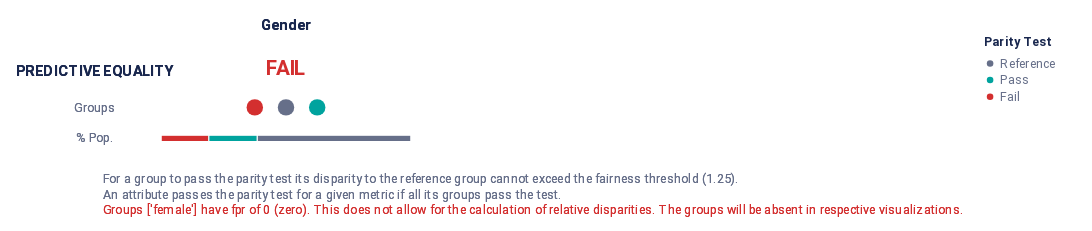

The cell this chart's notebook holds for it:
### Markdown cell above
Here is an example of how to audit a model using "FPR" (predictive equality) as a measure of bias.

Some metrics available:
* False Positive Rate (fpr) -- predictive equality
* False Discovery Rate (fdr),
* False Omission Rate (for),
* False Negative Rate (fnr),
* Demographic parity (pprev),
* Equal opportunity (tpr)

### Code cell
metrics = ["fpr"] # specify metrics

disparity_tolerance = 1.25 # specify tolerance thresholds (at most 25% disparity)
audit.summary_plot(metrics=metrics, fairness_threshold=disparity_tolerance) # plot metrics with specified thresholds

### Figure 1 — Vega-Lite specification as saved in the notebook (floating-point values rounded to 4 significant figures)
{"config": {"view": {"continuousWidth": 300, "continuousHeight": 300, "strokeWidth": 0}, "legend": {"labelColor": "rgb(102, 111, 137)", "labelFont": "Roboto, Arial, sans-serif", "labelFontSize": 12, "rowPadding": 4, "symbolSize": 40, "titleBaseline": "top", "titleColor": "rgb(25, 39, 78)", "titleFont": "Roboto, Arial, sans-serif", "titleFontSize": 12, "titleFontWeight": "bold", "titlePadding": 8}}, "vconcat": [{"hconcat": [{"vconcat": [{"mark": {"type": "text", "align": "center", "baseline": "middle", "color": "rgb(25, 39, 78)", "font": "Roboto, Arial, sans-serif", "fontWeight": "bold", "size": 14}, "encoding": {"text": {"value": ""}}, "height": 19.5, "width": 32.0}, {"layer": [{"mark": {"type": "text", "align": "center", "baseline": "middle", "color": "rgb(25, 39, 78)", "font": "Roboto, Arial, sans-serif", "fontWeight": "bold", "size": 14}, "encoding": {"text": {"value": "PREDICTIVE EQUALITY"}, "y": {"axis": {"domain": false, "grid": false, "labels": false, "ticks": false, "title": null}, "field": "y_position", "scale": {"domain": [3, 1]}, "type": "quantitative"}}, "transform": [{"calculate": "1.2", "as": "y_position"}]}, {"mark": {"type": "text", "align": "center", "baseline": "middle", "color": "rgb(102, 111, 137)", "font": "Roboto, Arial, sans-serif", "size": 12}, "encoding": {"text": {"value": "Groups"}, "y": {"axis": {"domain": false, "grid": false, "labels": false, "ticks": false, "title": null}, "field": "y_position", "scale": {"domain": [3, 1]}, "type": "quantitative"}}, "transform": [{"calculate": "2", "as": "y_position"}]}, {"mark": {"type": "text", "align": "center", "baseline": "middle", "color": "rgb(102, 111, 137)", "font": "Roboto, Arial, sans-serif", "size": 12}, "encoding": {"text": {"value": "% Pop."}, "y": {"axis": {"domain": false, "grid": false, "labels": false, "ticks": false, "title": null}, "field": "y_position", "scale": {"domain": [3, 1]}, "type": "quantitative"}}, "transform": [{"calculate": "2.7", "as": "y_position"}]}], "height": 84.5, "width": 32.0}], "bounds": "flush", "data": {"name": "data-de84bc8c822dac0bd3b12b0342548471"}, "spacing": 26.0}, {"hconcat": [{"vconcat": [{"data": {"name": "data-de84bc8c822dac0bd3b12b0342548471"}, "mark": {"type": "text", "align": "center", "baseline": "middle", "color": "rgb(25, 39, 78)", "font": "Roboto, Arial, sans-serif", "fontWeight": "bold", "size": 14}, "encoding": {"text": {"value": "Gender"}}, "height": 19.5, "width": 240.0}, {"layer": [{"data": {"name": "data-78651e6cada553b412db642131edf322"}, "mark": {"type": "text", "align": "center", "baseline": "middle", "font": "Roboto, Arial, sans-serif", "fontWeight": "bold", "size": 20}, "encoding": {"color": {"field": "parity_result", "legend": {"offset": 0, "padding": 20, "title": "Parity Test"}, "scale": {"domain": ["Reference", "Pass", "Fail"], "range": ["rgb(102, 111, 137)", "rgb(0, 163, 158)", "rgb(211, 47, 47)"]}, "type": "ordinal"}, "text": {"value": "FAIL"}, "y": {"axis": {"domain": false, "grid": false, "labels": false, "ticks": false, "title": null}, "field": "y_position", "scale": {"domain": [3, 1]}, "type": "quantitative"}}, "transform": [{"calculate": "1", "as": "y_position"}]}, {"data": {"name": "data-6a39e98ac9086fc7032760df14f67d76"}, "mark": {"type": "bar", "size": 6, "stroke": "white"}, "encoding": {"color": {"field": "fpr_parity_result", "legend": null, "scale": {"domain": ["Reference", "Pass", "Fail"], "range": ["rgb(102, 111, 137)", "rgb(0, 163, 158)", "rgb(211, 47, 47)"]}, "type": "ordinal"}, "tooltip": [{"field": "fpr_parity_result", "title": "Parity", "type": "nominal"}, {"field": "tooltip_group_size", "title": "Size", "type": "nominal"}, {"field": "tooltip_groups_name_size", "title": "Groups", "type": "nominal"}], "x": {"aggregate": "sum", "axis": {"domain": false, "grid": false, "labels": false, "ticks": false, "title": null}, "field": "group_size", "stack": "normalize", "type": "quantitative"}, "y": {"axis": {"domain": false, "grid": false, "labels": false, "ticks": false, "title": null}, "field": "y_position", "scale": {"domain": [3, 1]}, "type": "quantitative"}}, "transform": [{"calculate": "2.8", "as": "y_position"}]}, {"data": {"name": "data-818e3302523a4c11f0238a64f63d7c8a"}, "mark": {"type": "circle", "opacity": 1}, "encoding": {"color": {"field": "fpr_parity_result", "legend": null, "scale": {"domain": ["Reference", "Pass", "Fail"], "range": ["rgb(102, 111, 137)", "rgb(0, 163, 158)", "rgb(211, 47, 47)"]}, "type": "ordinal"}, "size": {"value": 250}, "tooltip": [{"field": "attribute_value", "title": "Group", "type": "nominal"}, {"field": "tooltip_group_size", "title": "Group Size", "type": "nominal"}, {"field": "tooltip_parity_test_explanation_fpr", "title": "Parity Test", "type": "nominal"}, {"field": "tooltip_disparity_explanation_fpr", "title": "Disparity", "type": "nominal"}, {"field": "fpr", "format": ".2f", "title": "FPR", "type": "quantitative"}], "x": {"axis": {"domain": false, "grid": false, "labels": false, "ticks": false, "title": null}, "field": "fpr_disparity_rank", "scale": {"domain": [-4, 4], "nice": false}, "type": "quantitative"}, "y": {"axis": {"domain": false, "grid": false, "labels": false, "ticks": false, "title": null}, "field": "y_position", "scale": {"domain": [3, 1]}, "type": "quantitative"}}, "transform": [{"calculate": "2", "as": "y_position"}]}], "height": 84.5, "resolve": {"scale": {"x": "independent"}}, "width": 240.0}], "bounds": "flush", "spacing": 26.0}], "bounds": "flush", "spacing": 288.0}], "bounds": "flush", "spacing": 80.0}, {"layer": [{"mark": {"type": "text", "align": "left", "baseline": "top", "fill": "rgb(211, 47, 47)", "font": "Roboto, Arial, sans-serif", "fontSize": 12, "fontWeight": "normal"}, "encoding": {"text": {"value": "Groups ['female'] have fpr of 0 (zero). This does not allow for the calculation of relative disparities. The groups will be absent in respective visualizations."}, "x": {"value": 24.0}, "y": {"value": 30.0}}}, {"mark": {"type": "text", "align": "left", "baseline": "top", "fill": "rgb(102, 111, 137)", "font": "Roboto, Arial, sans-serif", "fontSize": 12, "fontWeight": "normal"}, "encoding": {"text": {"value": "For a group to pass the parity test its disparity to the reference group cannot exceed the fairness threshold (1.25)."}, "x": {"value": 24.0}, "y": {"value": 0}}}, {"mark": {"type": "text", "align": "left", "baseline": "top", "fill": "rgb(102, 111, 137)", "font": "Roboto, Arial, sans-serif", "fontSize": 12, "fontWeight": "normal"}, "encoding": {"text": {"value": "An attribute passes the parity test for a given metric if all its groups pass the test."}, "x": {"value": 24.0}, "y": {"value": 15.0}}}], "data": {"name": "data-de84bc8c822dac0bd3b12b0342548471"}}], "padding": 15, "usermeta": {"embedOptions": {"scaleFactor": 5, "downloadFileName": "summary_chart"}}, "$schema": "https://vega.github.io/schema/vega-lite/v5.20.1.json", "datasets": {"data-de84bc8c822dac0bd3b12b0342548471": [{"a": 1, "b": 0}, {"a": 1, "b": 0}], "data-78651e6cada553b412db642131edf322": [{"parity_result": "Fail"}], "data-6a39e98ac9086fc7032760df14f67d76": [{"fpr_parity_result": "Fail", "attribute_name": "gender", "total_entities": 1000, "group_size": 191, "tooltip_groups_name_size": "female (21), queer (170)", "tooltip_group_size": "191 (19.10%)"}, {"fpr_parity_result": "Pass", "attribute_name": "gender", "total_entities": 1000, "group_size": 194, "tooltip_groups_name_size": "male (194)", "tooltip_group_size": "194 (19.40%)"}, {"fpr_parity_result": "Reference", "attribute_name": "gender", "total_entities": 1000, "group_size": 615, "tooltip_groups_name_size": "other (615)", "tooltip_group_size": "615 (61.50%)"}], "data-818e3302523a4c11f0238a64f63d7c8a": [{"attribute_name": "gender", "attribute_value": "female", "group_size": 21, "total_entities": 1000, "ref_group_value": "other", "fpr": 0.0, "fpr_disparity": 0.0, "fpr_disparity_scaled": null, "fpr_parity_result": "Fail", "tooltip_parity_test_explanation_fpr": "Fail. Above fairness threshold of 1.25", "tooltip_disparity_explanation_fpr": "Same FPR as the reference group", "tooltip_group_size": "21 (2.10%)", "fpr_disparity_rank": null, "group_size_formatted": "21", "tooltip_groups_name_size": "female (21)"}, {"attribute_name": "gender", "attribute_value": "male", "group_size": 194, "total_entities": 1000, "ref_group_value": "other", "fpr": 0.01923, "fpr_disparity": 1.079, "fpr_disparity_scaled": 0.07906, "fpr_parity_result": "Pass", "tooltip_parity_test_explanation_fpr": "Pass. Below fairness threshold of 1.25", "tooltip_disparity_explanation_fpr": "1.08 times larger FPR than the reference group", "tooltip_group_size": "194 (19.40%)", "fpr_disparity_rank": 1.0, "group_size_formatted": "194", "tooltip_groups_name_size": "male (194)"}, {"attribute_name": "gender", "attribute_value": "other", "group_size": 615, "total_entities": 1000, "ref_group_value": "other", "fpr": 0.01782, "fpr_disparity": 1.0, "fpr_disparity_scaled": 0.0, "fpr_parity_result": "Reference", "tooltip_parity_test_explanation_fpr": "Reference group", "tooltip_disparity_explanation_fpr": "Reference group", "tooltip_group_size": "615 (61.50%)", "fpr_disparity_rank": 0.0, "group_size_formatted": "615", "tooltip_groups_name_size": "other (615)"}, {"attribute_name": "gender", "attribute_value": "queer", "group_size": 170, "total_entities": 1000, "ref_group_value": "other", "fpr": 0.007463, "fpr_disparity": 0.4187, "fpr_disparity_scaled": -1.388, "fpr_parity_result": "Fail", "tooltip_parity_test_explanation_fpr": "Fail. Above fairness threshold of 1.25", "tooltip_disparity_explanation_fpr": "2.39 times smaller FPR than the reference group", "tooltip_group_size": "170 (17.00%)", "fpr_disparity_rank": -1.0, "group_size_formatted": "170", "tooltip_groups_name_size": "queer (170)"}]}}
